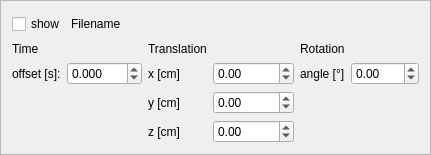
<?xml version="1.0" encoding="UTF-8"?>
<ui version="4.0">
 <class>MoCapEditingWidget</class>
 <widget class="QFrame" name="MoCapEditingWidget">
  <property name="geometry">
   <rect>
    <x>0</x>
    <y>0</y>
    <width>402</width>
    <height>155</height>
   </rect>
  </property>
  <property name="sizePolicy">
   <sizepolicy hsizetype="Fixed" vsizetype="Preferred">
    <horstretch>0</horstretch>
    <verstretch>0</verstretch>
   </sizepolicy>
  </property>
  <property name="windowTitle">
   <string>Form</string>
  </property>
  <property name="frameShape">
   <enum>QFrame::StyledPanel</enum>
  </property>
  <property name="frameShadow">
   <enum>QFrame::Raised</enum>
  </property>
  <layout class="QVBoxLayout" name="mainLayout">
   <property name="sizeConstraint">
    <enum>QLayout::SetMinAndMaxSize</enum>
   </property>
   <item>
    <layout class="QHBoxLayout" name="horizontalLayout">
     <property name="sizeConstraint">
      <enum>QLayout::SetMinAndMaxSize</enum>
     </property>
     <item>
      <widget class="QCheckBox" name="showPerson">
       <property name="text">
        <string>show</string>
       </property>
      </widget>
     </item>
     <item>
      <widget class="QLabel" name="fileName">
       <property name="sizePolicy">
        <sizepolicy hsizetype="MinimumExpanding" vsizetype="Preferred">
         <horstretch>0</horstretch>
         <verstretch>0</verstretch>
        </sizepolicy>
       </property>
       <property name="text">
        <string>Filename</string>
       </property>
      </widget>
     </item>
    </layout>
   </item>
   <item>
    <layout class="QGridLayout" name="gridLayout" columnstretch="0,0,0,0,0,0">
     <property name="sizeConstraint">
      <enum>QLayout::SetMinAndMaxSize</enum>
     </property>
     <item row="2" column="3">
      <widget class="PDoubleSpinBox" name="trans_y">
       <property name="minimum">
        <double>-99999.000000000000000</double>
       </property>
       <property name="maximum">
        <double>99999.000000000000000</double>
       </property>
      </widget>
     </item>
     <item row="0" column="0">
      <widget class="QLabel" name="label">
       <property name="sizePolicy">
        <sizepolicy hsizetype="Minimum" vsizetype="Minimum">
         <horstretch>0</horstretch>
         <verstretch>0</verstretch>
        </sizepolicy>
       </property>
       <property name="text">
        <string>Time</string>
       </property>
      </widget>
     </item>
     <item row="0" column="4">
      <widget class="QLabel" name="label_6">
       <property name="text">
        <string>Rotation</string>
       </property>
      </widget>
     </item>
     <item row="1" column="2">
      <widget class="QLabel" name="label_3">
       <property name="text">
        <string>x [cm]</string>
       </property>
      </widget>
     </item>
     <item row="1" column="1">
      <widget class="PDoubleSpinBox" name="timeOffset">
       <property name="decimals">
        <number>3</number>
       </property>
       <property name="minimum">
        <double>-999.000000000000000</double>
       </property>
       <property name="maximum">
        <double>999.000000000000000</double>
       </property>
       <property name="singleStep">
        <double>0.010000000000000</double>
       </property>
       <property name="value">
        <double>0.000000000000000</double>
       </property>
      </widget>
     </item>
     <item row="2" column="2">
      <widget class="QLabel" name="label_4">
       <property name="text">
        <string>y [cm]</string>
       </property>
      </widget>
     </item>
     <item row="3" column="2">
      <widget class="QLabel" name="label_5">
       <property name="text">
        <string>z [cm]</string>
       </property>
      </widget>
     </item>
     <item row="1" column="4">
      <widget class="QLabel" name="label_7">
       <property name="text">
        <string>angle [°]</string>
       </property>
      </widget>
     </item>
     <item row="1" column="0">
      <widget class="QLabel" name="timeOffsetLabel">
       <property name="sizePolicy">
        <sizepolicy hsizetype="Minimum" vsizetype="Minimum">
         <horstretch>0</horstretch>
         <verstretch>0</verstretch>
        </sizepolicy>
       </property>
       <property name="text">
        <string>offset [s]:</string>
       </property>
      </widget>
     </item>
     <item row="1" column="3">
      <widget class="PDoubleSpinBox" name="trans_x">
       <property name="minimum">
        <double>-99999.000000000000000</double>
       </property>
       <property name="maximum">
        <double>99999.000000000000000</double>
       </property>
      </widget>
     </item>
     <item row="0" column="2">
      <widget class="QLabel" name="label_2">
       <property name="text">
        <string>Translation</string>
       </property>
      </widget>
     </item>
     <item row="3" column="3">
      <widget class="PDoubleSpinBox" name="trans_z">
       <property name="minimum">
        <double>-99999.000000000000000</double>
       </property>
       <property name="maximum">
        <double>99999.000000000000000</double>
       </property>
      </widget>
     </item>
     <item row="1" column="5">
      <widget class="PDoubleSpinBox" name="angle">
       <property name="minimum">
        <double>-360.000000000000000</double>
       </property>
       <property name="maximum">
        <double>360.000000000000000</double>
       </property>
      </widget>
     </item>
    </layout>
   </item>
  </layout>
 </widget>
 <customwidgets>
  <customwidget>
   <class>PDoubleSpinBox</class>
   <extends>QDoubleSpinBox</extends>
   <header>pdoublespinbox.h</header>
  </customwidget>
 </customwidgets>
 <resources/>
 <connections/>
</ui>
